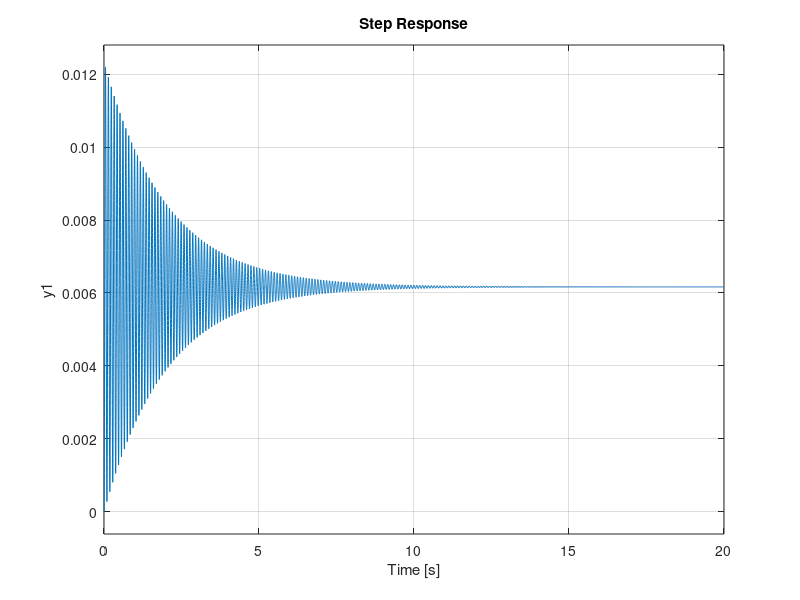

MATLAB code for this plot:
clc
format long

k=309.2904;%1272.8;% %N/m
c=0.1790%;0.2557; %N*s/m
mass=0.1800;%0.48;% %kg
gap=3E-4; %ms
C_magnetic=3.73e-6;%N*m^2/A^2
Ib=30E-3;%A
% A=[0 1; -5529.8 -0.5327];
% B=[0 17.2685]';
% C=[1 0];
% D=0;

A=[0 1; -k/mass-(4*C_magnetic*Ib^2)/(mass*gap^3) -c/mass];
B=[0 (4*C_magnetic*Ib)/(mass*gap^2)]';
C=[1 0];
D=0;

Ts=0.0005;
sys=ss(A,B,C,D)
%initial(sys,[1e-5;0])
dsis=c2d(sys,0.001)
step(dsis)
[tf1 tf2]=ss2tf(A,B,C,D)
tf1=tf([tf1],[tf2])
dtf1=c2d(tf1,Ts)
% xsi=
% Wn=
Vd=eye(2);
Vn=10;

L=dlqr(dsis.A',dsis.C',Vd,Vn)
Lc=lqr(A',C',Vd,Vn)
Q=diag([22000,0.1]);
R=0.001;
Kr_c=lqr(A,B,Q,R)
Kr=dlqr(dsis.A,dsis.B,Q,R)

